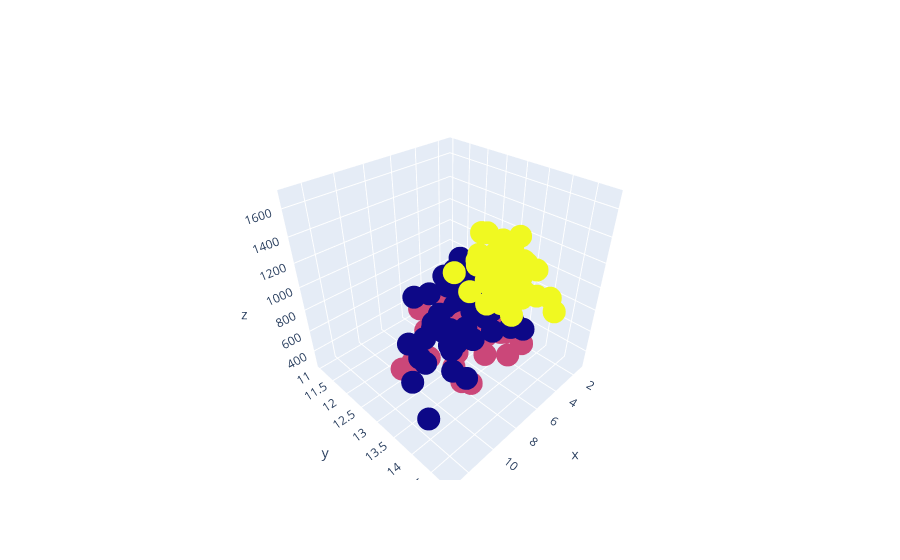

This figure's notebook cell:
### Code cell
fig = go.Figure()
fig.add_trace(go.Scatter3d(x = df.Intensidade_Cor,
                           y = df.Alcool,
                           z = df.Prolina,
                           mode = 'markers',
                           marker = dict(color = labels.astype(np.float64)),
                           text = labels))
fig.show()

### Figure 1 — Plotly figure (JSON) as saved in the notebook; plotly's stock layout.template omitted (floating-point values rounded to 4 significant figures; data arrays with more than 128 entries replaced by an {"elided": "..."} marker saying what was removed)
{"data": [{"marker": {"color": {"elided": "178 int values"}}, "mode": "markers", "text": {"elided": "178 int values"}, "type": "scatter3d", "x": {"elided": "178 float values"}, "y": {"elided": "178 float values"}, "z": {"elided": "178 float values"}}], "layout": {}}
